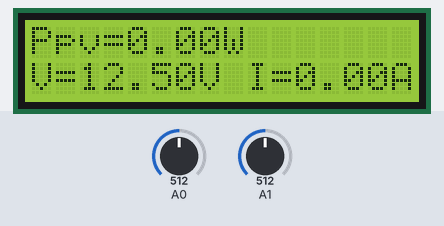
Bench run of a sketch on a simulated Arduino Uno, built with avr-gcc and run on an emulated ATmega328P. Parts: 16×2 character LCD. The inputs (shaded band) are chosen by the test bench; at power-on: A0 = 512, A1 = 512.

Above: at 1.2 s.
1.3 s: A0 set to 417
At 2.0 s:
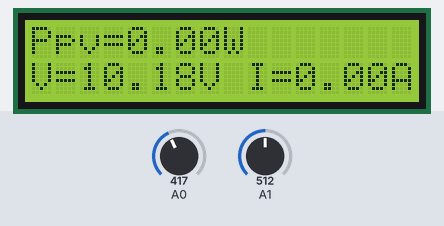
2.8 s: A0 set to 394
At 3.1 s:
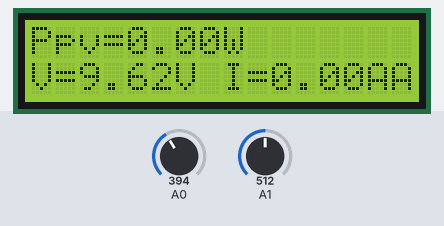
4.3 s: A1 set to 716
At 5.4 s:
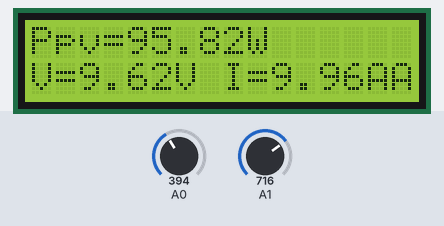
5.8 s: A0 set to 46
At 6.5 s:
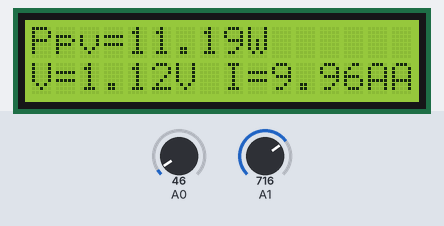
7.3 s: A0 set to 39
At 7.6 s:
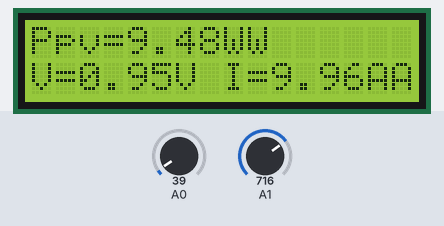
8.8 s: A1 set to 717
At 10.1 s:
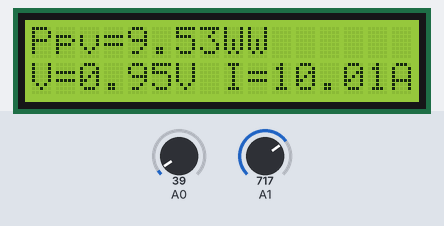
Timing chart, 0 to 11.3 s (numbered marks = the images above; inputs shaded):
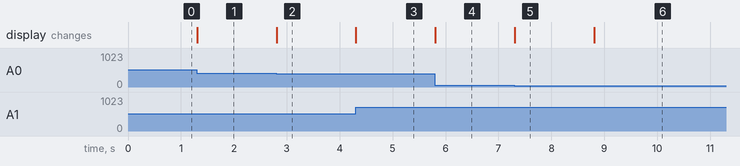

The sketch:

panel__l__m.ino
```cpp
#include <LiquidCrystal.h>

// LCD AYARLARI

LiquidCrystal lcd(7, 6, 5, 4, 3, 2);

const int analogIn = 0; //ACS712 SENSOR BAĞLANTI PINI
const int analogIn1 = 1; //ACS712 SENSOR BAĞLANTI

float sensorValue1 = 0;
float sensorValue2 = 0;
float voltageValue = 0;
float currentValue = 0;
float Power_now = 0;
int mVperAmp = 100;
int RawValue = 0;
int ACSoffset = 2500;
double Voltage = 0; //VOLT HESABI
double Amps = 0;// AMPER HESABI

void setup() {

lcd.begin(16, 2);
}

void loop()

{

 sensorValue1 = analogRead(A0);
 sensorValue2 = analogRead(A1);

RawValue =  sensorValue2;//MODUL ANALOG DEĞERI OKUNUYOR

Voltage = (RawValue / 1024.0) * 5; // VOLT HESABI YAPILIYOR

Amps = (((Voltage*1000) - ACSoffset) / mVperAmp); // AKIM HESAPLA

  voltageValue= (sensorValue1 * 5.0 /1024.0) *5;

  lcd.setCursor(0, 0);
  Power_now = voltageValue * Amps;

  lcd.print("Ppv=");
  lcd.print(Power_now);
  lcd.print("W");
  lcd.setCursor(0, 1);
  lcd.print("V=");
  lcd.print(voltageValue);
  lcd.print("V I=");
  lcd.print(Amps);
  lcd.print("A");
}
```

Measured:
- the behaviour switches between 410 and 409 on A0 (found by bisection; images 1 and 2)
- the behaviour switches between 42 and 41 on A0 (found by bisection; images 4 and 5)
- the behaviour switches between 716 and 717 on A1 (found by bisection; images 5 and 6)
- after the input at 1.3 s, the display: changes at once (image 1)
- after the input at 2.8 s, the display: changes at once (image 2)
- after the input at 4.3 s, the display: changes at once (image 3)
- after the input at 5.8 s, the display: changes at once (image 4)
- after the input at 7.3 s, the display: changes at once (image 5)
- after the input at 8.8 s, the display: changes at once (image 6)
